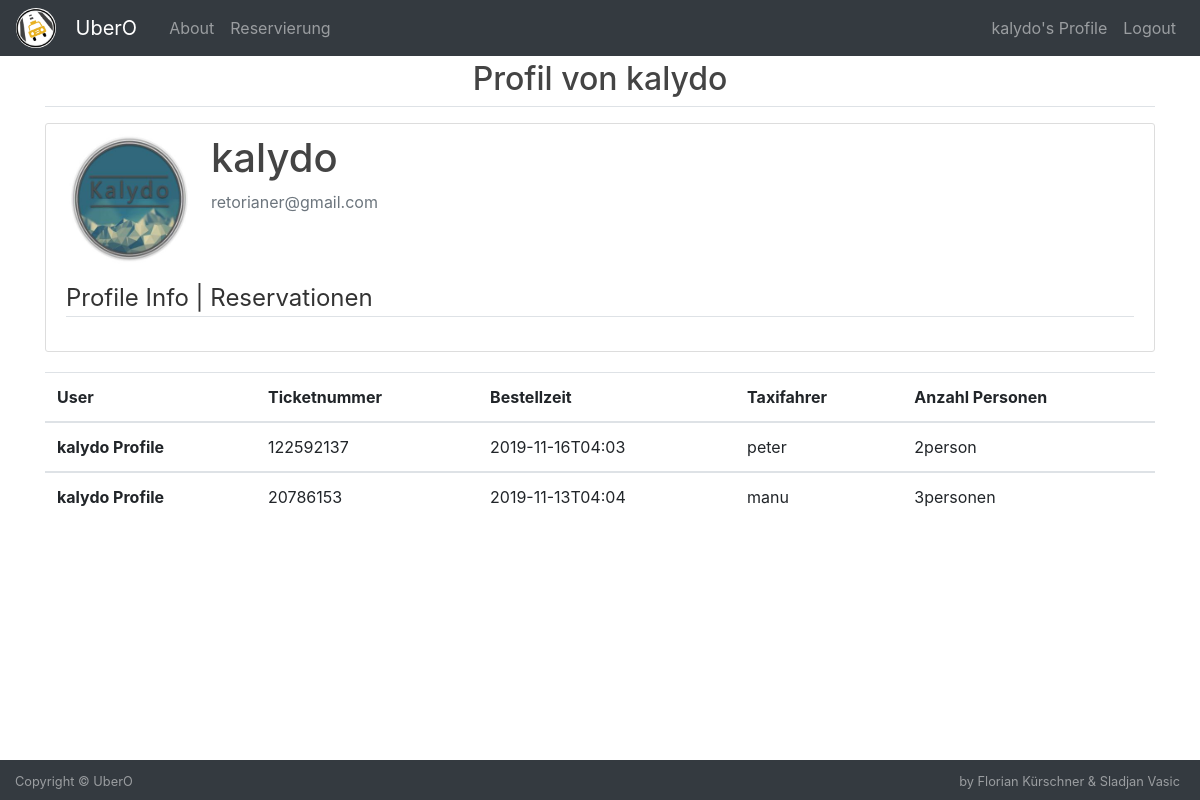
The page /profilereservation (signed in) on the database its author committed.
### mysite/models.py (models this page shows, shortened)
class User_from_my_db(AbstractUser):
    street = models.CharField(max_length=50, blank=True)
    street_number = models.CharField(max_length=4, blank=True)
    plz = models.PositiveIntegerField(blank=True, default=1, null=True)
    city = models.CharField(max_length=50, blank=True)
    image = models.ImageField(default='default.jpg', upload_to='profile_pics')
    def __str__(self):
        return f'{self.username} Profile'

class ReservationForm(models.Model):
    user = models.ForeignKey(User_from_my_db, on_delete=models.CASCADE, null=True)
    title = models.CharField(max_length=50, choices=COUNT_CHOICES, blank=True)
    ticket_number = models.IntegerField(blank=True)
    taxi_driver = models.CharField(max_length=50, choices=DRIVER_CHOICES)
    order_time = models.CharField(max_length=50, blank=True, null=True)
    from_loc = models.CharField(max_length=50, null=True)
    from_street = models.CharField(max_length=50, null=True)
    from_street_number = models.CharField(max_length=50, null=True)
    from_plz = models.PositiveIntegerField(blank=True, null=True)
    to_loc = models.CharField(max_length=50, null=True)
    to_street = models.CharField(max_length=50, null=True)
    to_street_number = models.CharField(max_length=50, null=True)
    to_plz = models.PositiveIntegerField(blank=True, null=True)

### mysite/views.py (the view)
# urls.py: path('profilereservation', mysite_views.profilereservation, name="profilereservation"),
def profilereservation(request):
    all_records = ReservationForm.objects.filter(user_id=request.user.id)
    return render(request, 'pages/profilereservation.html', {'all_records': all_records})

### templates/pages/profilereservation.html
{% extends 'pages/profile.html' %}
{% load crispy_forms_tags %}
{% load crispy_forms_field %}
{% load crispy_forms_filters %}
{% block content1 %}
    {% if all_records %}
        <table class="table">
        <thead>
            <tr>
                <th scope="col">User</th>
                <th scope="col">Ticketnummer</th>
                <th scope="col">Bestellzeit</th>
                <th scope="col">Taxifahrer</th>
                <th scope="col">Anzahl Personen</th>
            </tr>
        </thead>
        {% for record in all_records %}
            <tbody>
                <tr>
                    <th scope="row">{{ record.user }}</th>
                    <td>{{ record.ticket_number }}</td>
                    <td>{{ record.order_time }}</td>
                    <td>{{ record.taxi_driver }}</td>
                    <td>{{ record.title }}</td>
                </tr>
            </tbody>
        {% endfor %}
    {% endif %}
</table>
{% endblock %}

### templates/pages/profile.html (shortened to what this page needs)
{% extends "base.html" %}
{% load static %}
{% load crispy_forms_tags %}
{% load crispy_forms_field %}
{% load crispy_forms_filters %}
{% block content %}
      <div class="row justify-content-center">
        <h2>Profil von {{ user.username }}</h2>
    </div>
    <div class="border-top pt-3">
    </div>
    <div class="content-section">
        <div class="media">
            <img class="rounded-circle account-img" src="{{ user.image.url }}" style="height: 130px">
            <div class="media-body">
                <h2 class="account-heading">{{ user.username }}</h2>
                <p class="text-secondary">{{ user.email }}</p>
            </div>
        </div>
        <legend class="border-bottom mb-4">
            <a href="{% url 'profileinfo' %}" style="text-decoration: none; color: #333333">Profile Info |</a>
            <a href="{% url 'profilereservation' %}" style="text-decoration: none; color: #333333">Reservationen</a>
        </legend>
    </div>
    {% block content1 %}{% endblock %}
{% endblock content %}

### templates/base.html (shortened to what this page needs)
{% load static %}
<!DOCTYPE html>
<html lang="en">
<head>
    <link rel="stylesheet" type="text/css" href='{% static "css/style.css" %}'>
    <link rel="stylesheet" type="text/css" href='{% static "/css/main.css" %}'>
    <link rel="stylesheet" href="https://stackpath.bootstrapcdn.com/bootstrap/4.3.1/css/bootstrap.min.css"
>
</head>
<header>
    <nav class="py-2 navbar navbar-expand-sm bg-dark navbar-dark fixed-top">
            <img src="{% static 'images/UberO_Logo.PNG' %}" class="Responsive image"
                 style="height: 40px; border-radius: 50%; margin-right: 20px">
            <a class="navbar-brand mr-4" href="{% url 'index' %}">UberO</a>
            <div class="collapse navbar-collapse" id="navbarToggle">
                <div class="navbar-nav mr-auto">
                    <a class="nav-item nav-link" href="{% url 'about' %}">About</a>
                    {% if user.is_authenticated %}
                     <a class="nav-item nav-link" href="{% url 'reservation' %}">Reservierung</a>
                    {% endif %}
                </div>
                <div class="navbar-nav">
                    {% if user.is_authenticated and user.is_superuser %}
                        <a class="nav-item nav-link" href="{% url 'profile' %}">{{ user.username }}'s Profile</a>
                        <a class="nav-item nav-link" href="/admin">Control Panel</a>
                        <a class="nav-item nav-link" href="{% url 'logout' %}">Logout</a>
                    {% elif user.is_authenticated %}
                        <a class="nav-item nav-link" href="{% url 'profile' %}">{{ user.username }}'s Profile</a>
                        <a class="nav-item nav-link" href="{% url 'logout' %}">Logout</a>
                    {% else %}
                        <a class="nav-item nav-link" href="{% url 'login' %}">Login</a>
                        <a class="nav-item nav-link" href="{% url 'register' %}">Register</a>
                    {% endif %}
                </div>
            </div>
        </nav>
</header>
<body>
<div class="container" style="margin-bottom: 60px; margin-top: 60px;">
    {% block content %}{% endblock %}
    <footer id="sticky-footer" class="py-2 bg-dark text-white-50 fixed-bottom">
        <div class="row">
            <div style="left: 20px; margin-left: 30px">
                <small>Copyright &copy; UberO</small>
            </div>
            <div style="right: 20px; position: absolute">
                <small> by Florian Kürschner & Sladjan Vasic</small>
            </div>
        </div>
    </footer>
</div>
</body>
</html>

### static/css/main.css (style rules this page uses)
body { background: #fafafa; color: #333333; margin-top: 5rem; }
h1, h2, h3, h4, h5, h6 { color: #444444; }
.content-section { background: #ffffff; padding: 10px 20px; border: 1px solid #dddddd; border-radius: 3px; margin-bottom: 20px; }
.account-img { height: 125px; width: 125px; margin-right: 20px; margin-bottom: 16px; }
.account-heading { font-size: 2.5rem; }

### rows shown on the page
User_from_my_db: username "kalydo", image (picture), email "retorianer@gmail.com"
ReservationForm: user "kalydo Profile", ticket_number "122592137", order_time "2019-11-16T04:03", taxi_driver "peter", title "2person"
ReservationForm: user "kalydo Profile", ticket_number "20786153", order_time "2019-11-13T04:04", taxi_driver "manu", title "3personen"
